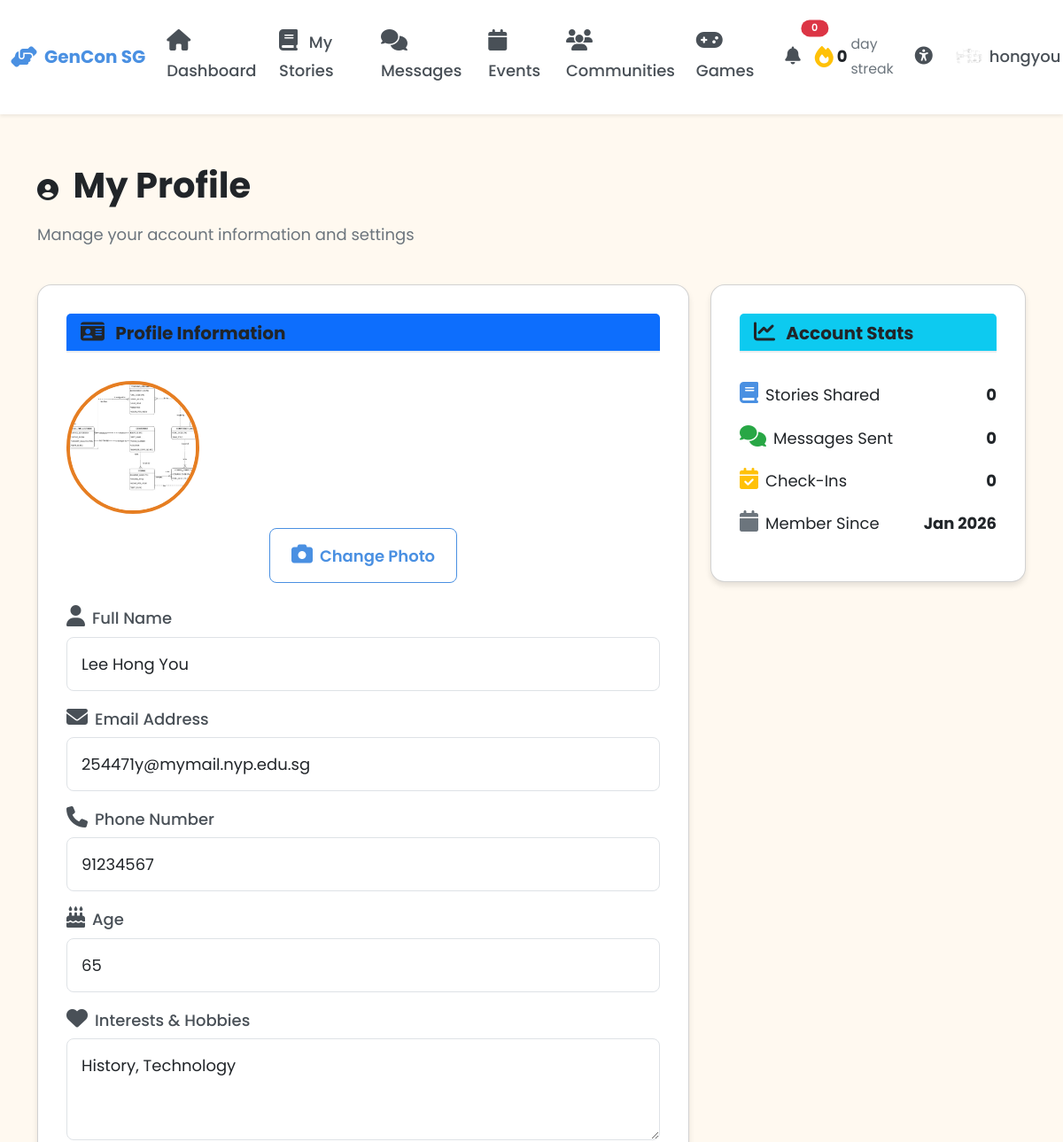
The page /senior/profile (signed in, upper part) on the database as committed earlier.
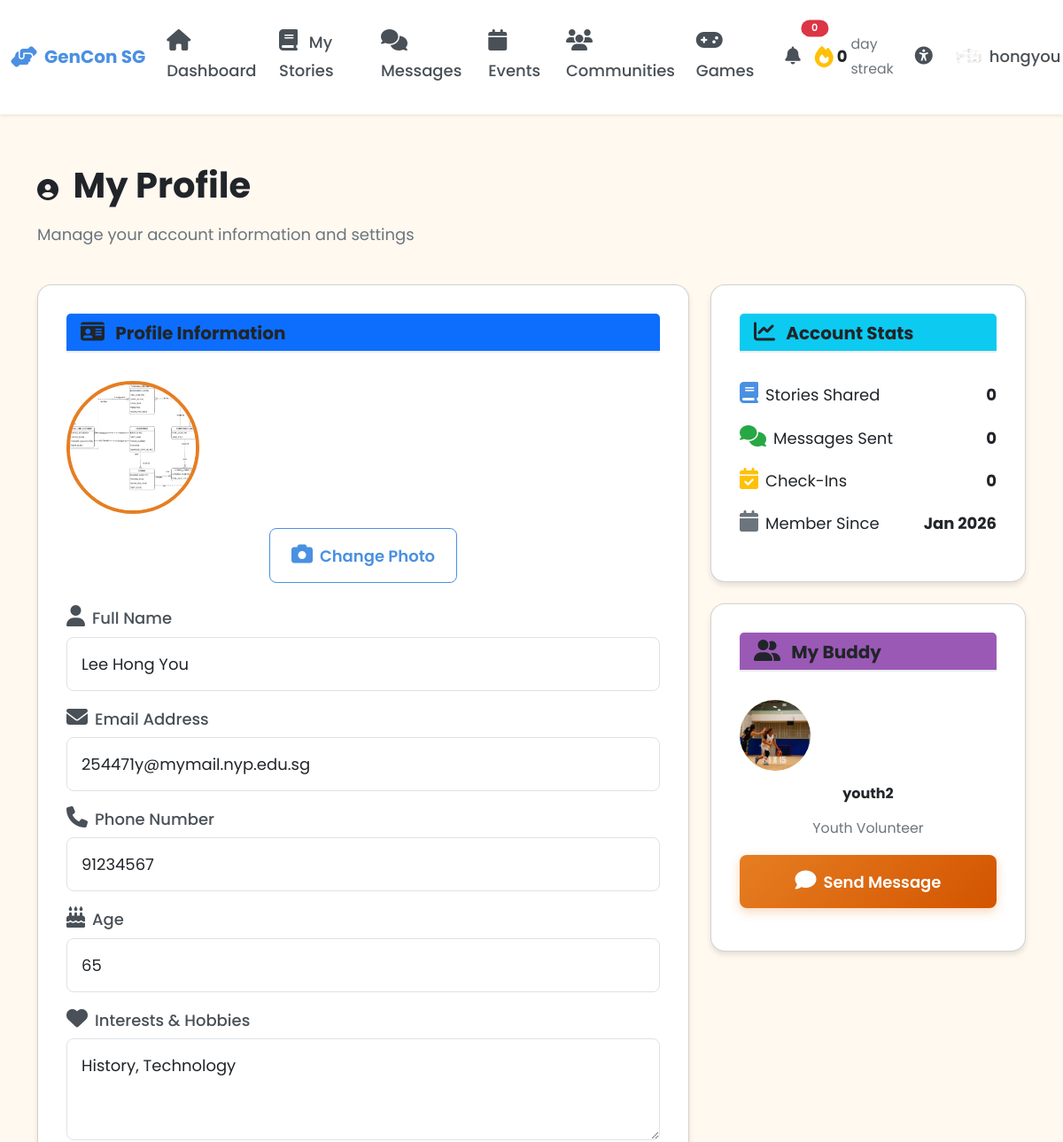
The same page on the database as committed later.
### models.py (models this page shows, shortened)
class User(db.Model):
    __tablename__ = 'users'
    id = db.Column(db.Integer, primary_key=True)
    username = db.Column(db.String(80), unique=True, nullable=False, index=True)
    password_hash = db.Column(db.String(255), nullable=False)
    email = db.Column(db.String(120), unique=True, nullable=False, index=True)
    full_name = db.Column(db.String(120), nullable=False)
    phone = db.Column(db.String(20))
    age = db.Column(db.Integer, nullable=False)
    bio = db.Column(db.Text)  # User biography
    school = db.Column(db.String(255))  # School or organization for youth
    role = db.Column(db.String(20), nullable=False)  # 'senior', 'youth', or 'admin'
    profile_picture = db.Column(db.String(255), default='default-avatar.png')
    interests_json = db.Column(db.Text)  # Stores interests as JSON array
    languages_json = db.Column(db.Text)  # Stores languages as JSON array
    accessibility_settings_json = db.Column(db.Text)  # Stores settings as JSON object
    created_at = db.Column(db.DateTime, default=datetime.utcnow, nullable=False)
    last_active = db.Column(db.DateTime, default=datetime.utcnow, nullable=False)
    is_active = db.Column(db.Boolean, default=True)
    stories = db.relationship('Story', back_populates='user', lazy='dynamic')
    sent_messages = db.relationship('Message', foreign_keys='Message.sender_id',
                                   back_populates='sender', lazy='dynamic')
    received_messages = db.relationship('Message', foreign_keys='Message.recipient_id',
                                       back_populates='recipient', lazy='dynamic')
    senior_pairs = db.relationship('Pair', foreign_keys='Pair.senior_id',
                                   back_populates='senior', lazy='dynamic')
    youth_pairs = db.relationship('Pair', foreign_keys='Pair.youth_id',
                                 back_populates='youth', lazy='dynamic')
    streak = db.relationship('Streak', back_populates='user', uselist=False)
    badges = db.relationship('Badge', back_populates='user', lazy='dynamic')
    checkins = db.relationship('Checkin', back_populates='user', lazy='dynamic')
    @property
    def interests(self):
        if self.interests_json:
            return json.loads(self.interests_json)
        return []
    @interests.setter
    def interests(self, value):
        """Set interests from Python list, store as JSON string."""
        self.interests_json = json.dumps(value)
    @property
    def languages(self):
        if self.languages_json:
            return json.loads(self.languages_json)
        return []
    @languages.setter
    def languages(self, value):
        """Set languages from Python list, store as JSON string."""
        self.languages_json = json.dumps(value)
    @property
    def accessibility_settings(self):
        """Get accessibility settings as Python dict from JSON string."""
        if self.accessibility_settings_json:
            return json.loads(self.accessibility_settings_json)
        return {}

### blueprints/senior.py (the view, shortened to what this page needs)
@senior_bp.route('/profile', methods=['GET', 'POST'])
@login_required
def profile():
    user = User.query.get(session['user_id'])
    pair = Pair.query.filter_by(senior_id=user.id, status='active').first()
    buddy = User.query.get(pair.youth_id) if pair else None
    return render_template('senior/profile.html', user=user, buddy=buddy)

### app.py (called while the page is built)
@app.context_processor
def inject_user():
    return dict(session=session)

### blueprints/senior.py (called while the page is built)
def login_required(f):
    @wraps(f)
    def decorated_function(*args, **kwargs):
        if 'user_id' not in session:
            flash('Please login to access this page', 'warning')
            return redirect(url_for('auth.login', role='senior'))
        if session.get('role') != 'senior':
            flash('Access denied. Senior account required.', 'danger')
            return redirect(url_for('index'))
        return f(*args, **kwargs)
    return decorated_function

### templates/senior/profile.html (shortened to what the changed rows need)
{% extends "base.html" %}
{% block content %}
<div class="container py-4">
    <div class="d-flex justify-content-between align-items-center mb-4">
        <div>
            <h1>
                <i class="fas fa-user-circle me-2"></i>
                My Profile
            </h1>
        </div>
    </div>
    <div class="row">
        <div class="col-lg-4">
            {% if buddy %}
            <div class="card">
                <div class="card-header" style="background: var(--youth-primary); color: white;">
                    <h5 class="mb-0">
                        <i class="fas fa-user-friends me-2"></i>
                        My Buddy
                    </h5>
                </div>
                <div class="card-body text-center">
                    <img src="{{ url_for('static', filename='images/' + buddy.profile_picture) }}"
                         alt="{{ buddy.full_name }}"
                         class="rounded-circle mb-3"
                         style="width: 80px; height: 80px; object-fit: cover;">
                    <h6>{{ buddy.full_name }}</h6>
                    <p class="text-muted small mb-3">Youth Volunteer</p>
                    <a href="{{ url_for('senior.messages') }}" class="btn btn-sm btn-primary w-100">
                        <i class="fas fa-comment me-2"></i>Send Message
                    </a>
                </div>
            </div>
            {% endif %}
        </div>
    </div>
</div>
{% endblock %}

Rows that differ between the two databases and show on the page:
added User: profile_picture (picture), full_name "youth2"
Other text that changed with them:
text now shown: "My Buddy Youth Volunteer Send Message"
